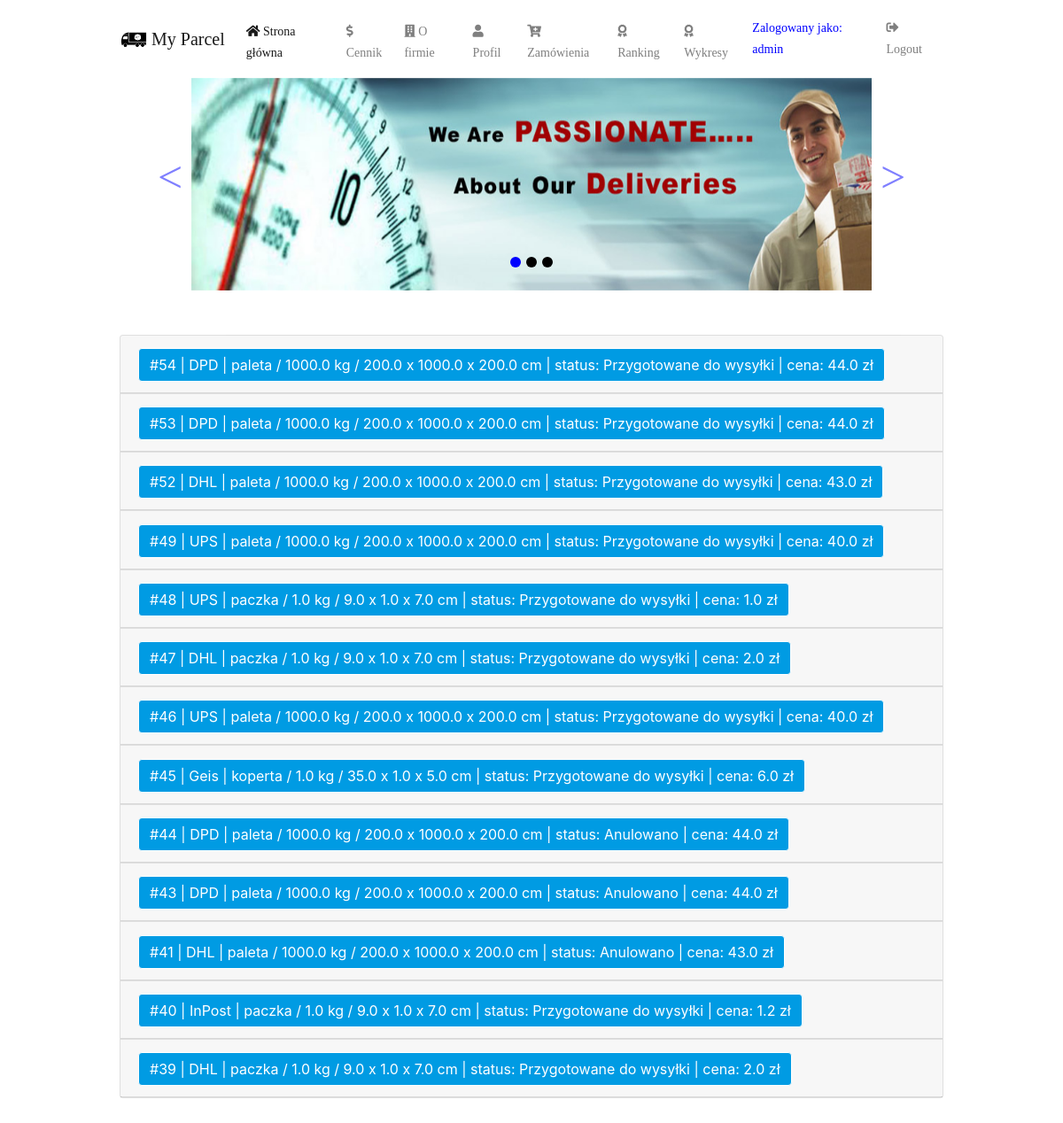
The app's page /orders/ (signed in), older data.
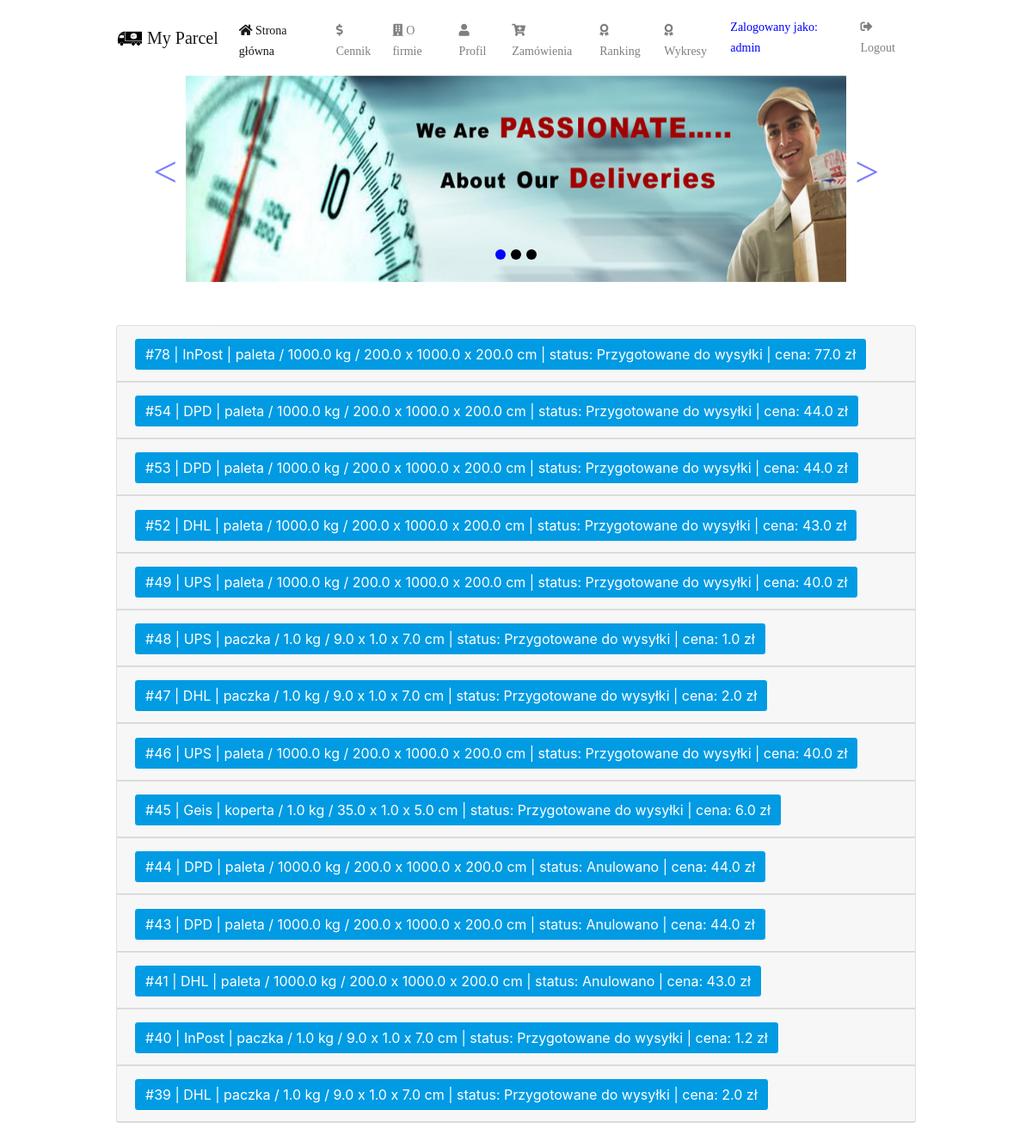
The same page, newer data.
### order/models.py (models this page shows)
class Order(models.Model):
    profile = models.ForeignKey(Profile, on_delete=models.PROTECT, null=False)  # profile_id != user_id
    courier = models.ForeignKey(Courier, on_delete=models.CASCADE, null=False)  # courier_id
    parcel = models.OneToOneField(Parcel, on_delete=models.CASCADE, null=False)  # parcel_id
    recipient = models.ForeignKey(RecipientAddress, on_delete=models.CASCADE, null=False)  # recipient_id
    sender = models.ForeignKey(SenderAddress, on_delete=models.CASCADE, null=False)  # sender_id
    status = models.IntegerField(
        default=0,
        choices=PACK_STATUS,
        validators=[MinValueValidator(0), MaxValueValidator(3)],
    )
    price = models.FloatField(validators=[MinValueValidator(0)])
    date = models.DateField(default=datetime.now)
    def __str__(self):
        return "#" + str(self.id) + " | " + str(self.courier) + " | " + str(
            self.parcel) + " | status: " + str(PACK_STATUS[self.status][1]) + " | cena: " + str(self.price) + " zł"

class Courier(models.Model):
    name = models.CharField(max_length=250)
    def __str__(self):
        return self.name

class Parcel(models.Model):
    length = models.FloatField(validators=[MinValueValidator(0)])
    width = models.FloatField(validators=[MinValueValidator(0)])
    height = models.FloatField(validators=[MinValueValidator(0)])
    weight = models.FloatField(validators=[MinValueValidator(0)])
    type = models.CharField(max_length=8)  # enum ???
    content = models.TextField(max_length=3000, blank=True)  # dodac blank
    def __str__(self):
        return self.type + " / " + str(self.weight) + " kg / " + str(self.length) + " x " + str(
            self.weight) + " x " + str(self.height) + " cm "

### order/views.py (the view, shortened to what this page needs)
# urls.py: path('orders/', views.OrdersView.as_view(), name='orders'),
class OrdersView(generic.TemplateView):
    template_name = 'order/user_orders.html'
    def dispatch(self, request, *args, **kwargs):
        if self.request.user.is_authenticated:
            return super(OrdersView, self).dispatch(request, *args, **kwargs)
        return redirect('order:index')
    def get_context_data(self, **kwargs):
        context = super().get_context_data(**kwargs)
        get_profile = Profile.objects.get(user_id=self.request.user.id)
        get_order_list = Order.objects.filter(profile_id=get_profile.id).order_by('-id')
        context['order_list'] = get_order_list
        if self.request.session.get('order_success') is not None:
            context['order_success'] = self.request.session.get('order_success')
            del self.request.session['order_success']
        return context

### order/models.py (called while the page is built)
    def __str__(self):
        show_nip = self.nip
        show_apartment_number = self.apartment_number
        show_company = self.company_name
        if show_nip is None:
            show_nip = ""
        else:
            show_nip = " - nip: " + show_nip
        if show_apartment_number is None:
            show_apartment_number = ""
        else:
            show_apartment_number = "/" + str(show_apartment_number)
        if show_company is None:
            show_company = ""
        return str(self.name) + " " + str(self.surname) + " | " + str(
            self.zip_code) + " " + str(self.city) + " ul. " + str(self.street) + " " + str(
            self.house_number) + str(
            show_apartment_number) + " | tel: " + str(self.telephone_number) + " | " + str(
            self.email_address) + " | " + str(show_company) + str(show_nip)

### order/templates/order/user_orders.html (shortened to what this page needs)
{% extends 'order/base.html' %}
{% block body %}
<div class="container-fluid">
<div class="row">
    <div class="col-lg-12">
        <div class="accordion" id="accordionOrder">
            {% for order in order_list %}
            <div class="card">
                <div class="card-header" id="heading{{ forloop.counter }}">
                    <h2 class="mb-0">
                        <button class="btn btn-link" type="button" data-toggle="collapse"
                                data-target="#collapse{{ forloop.counter }}"
                                aria-expanded="true" aria-controls="collapse{{ forloop.counter }}">
                            {{ order }}
                        </button>
                    </h2>
                </div>
							</div>
                       {% endfor %}
                    </div>
                </div>
            </div>
        </div>
{% endblock %}

Row changes from the older to the newer data that the page shows:
added Order: id+courier+parcel "#78 | InPost | paleta / 1000.0 kg / 200.0 x 1000.0 x 200.0 cm | status: Przygotowane do wysyłki | cena: 77.0 zł"
